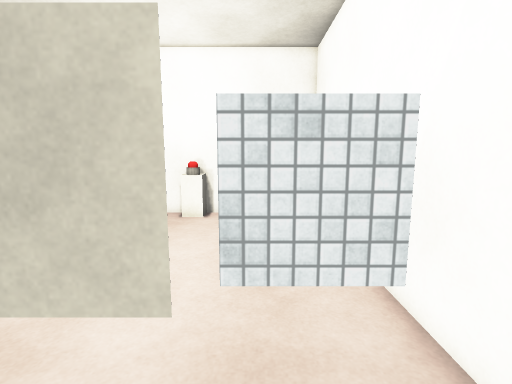
[1] (above)

12 first-person views from a walk through a 3-D level made in the Unity game engine. The camera is 1.5 m above the floor, tilts 8° down and sees 85° across. The floor is counted in squares, 0.5 m on a side. Each view is taken from the middle of a square. On the plan, view 1 faces up. The plan holds only what a view shows up to about 20 squares ahead; the rest is blank. The place goes on beyond the plan. The player character is not drawn. Some animated figures are left out. Surface patterns are stand-ins for the level's own textures.

[2]
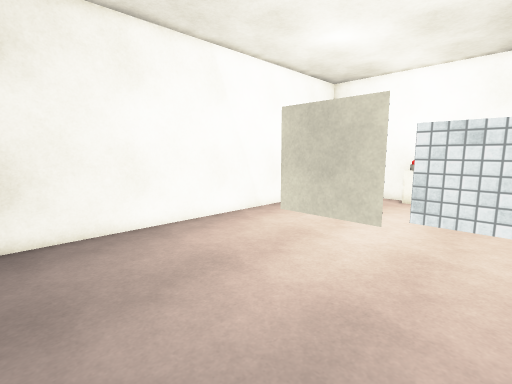

[3]
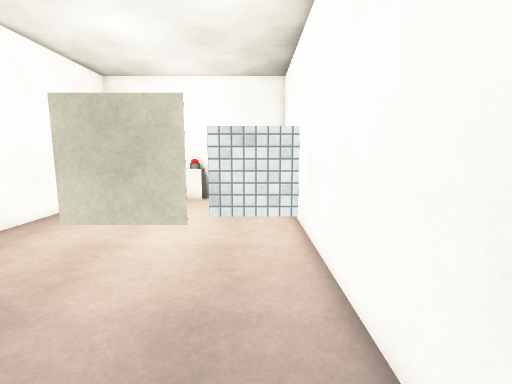

[4]
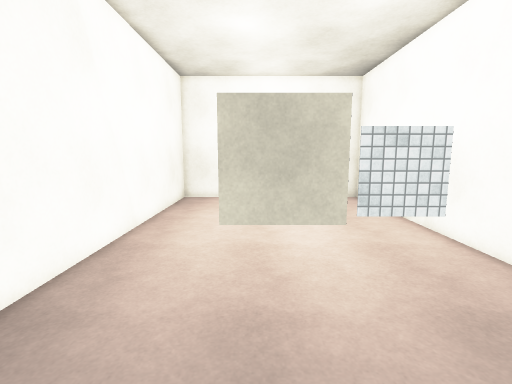

[5]
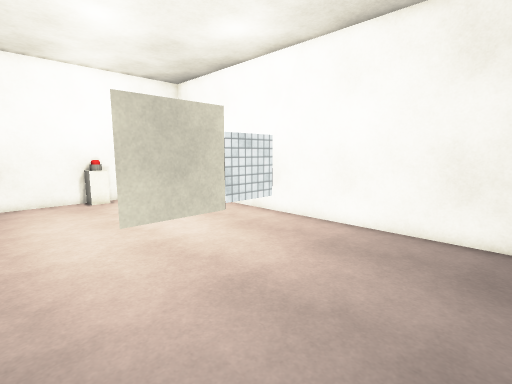

[6]
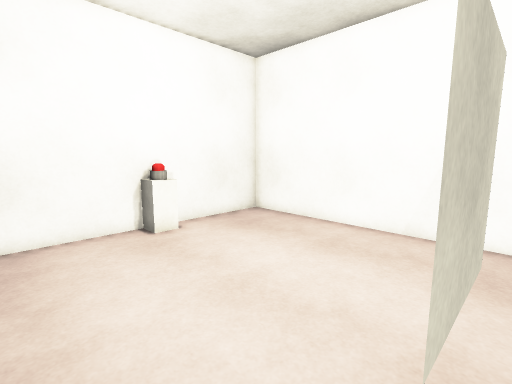

[7]
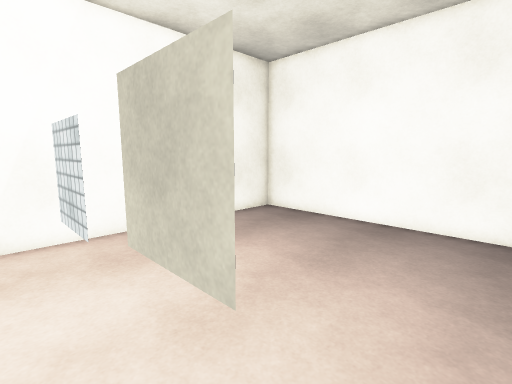

[8]
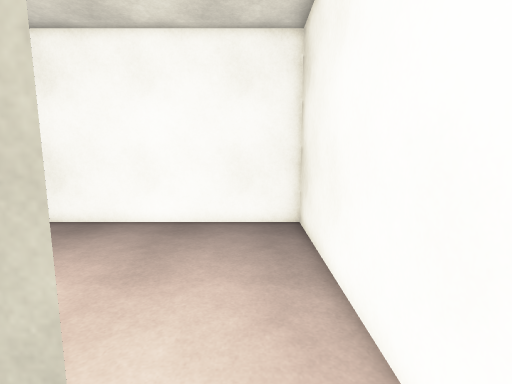

[9]
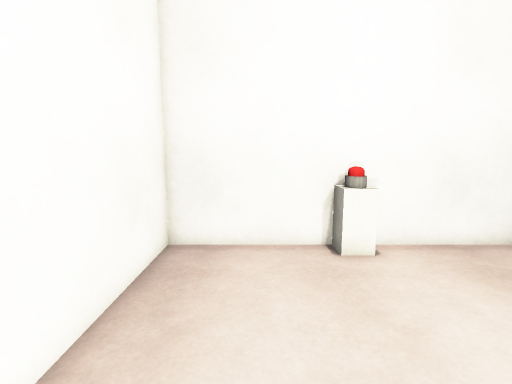

[10]
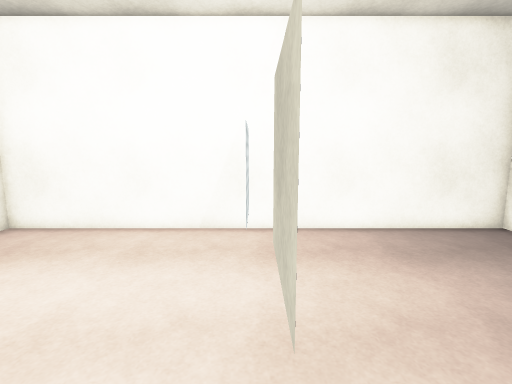

[11]
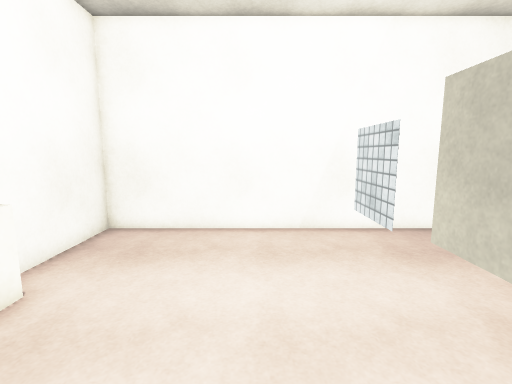

[12]
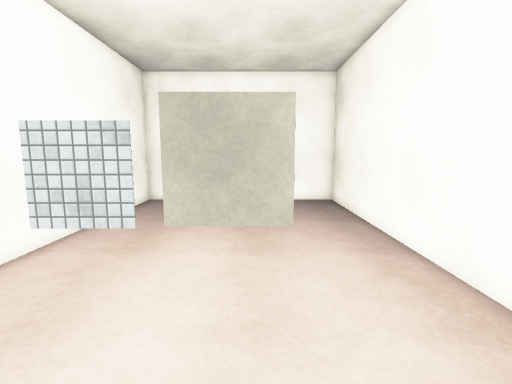

### Floor plan
Key: @ floor where view 1 was taken; # wall or solid block; x gap in a wall; . floor; T thing the floor can be seen under or through; O other object.
Columns run from 9 left of view 1 to 3 right of it. Each row starts with its distance up from view 1.
 14 #############
 13 #.... O#....#
 12 #...........#
 11 #...........#
 10 #...........#
  9 #...........#
  8 #...........#
  7 #...........#
  6 #...........#
  5 #...........#
  4 #...TTTTxTTT#
  3 #...........#
  2 #...........#
  1 #...........#
  0 #........@..#
 -1 #...........#
 -2 #...........#
 -3 #...........#
 -4 #...........#
 -5 #...........#
 -6 #############

Where each view was taken, in squares from view 1:
view 1: 0 up, 0 right, facing up
view 2: 5 down, 2 right, facing up-left
view 3: 5 down, 1 right, facing up
view 4: 5 down, 4 left, facing up
view 5: 5 down, 8 left, facing up-right
view 6: 3 up, 8 left, facing up-right
view 7: 6 up, 8 left, facing down-right
view 8: 6 up, 7 left, facing down
view 9: 5 up, 6 left, facing up
view 10: 4 up, 8 left, facing right
view 11: 8 up, 8 left, facing right
view 12: 12 up, 4 left, facing down
